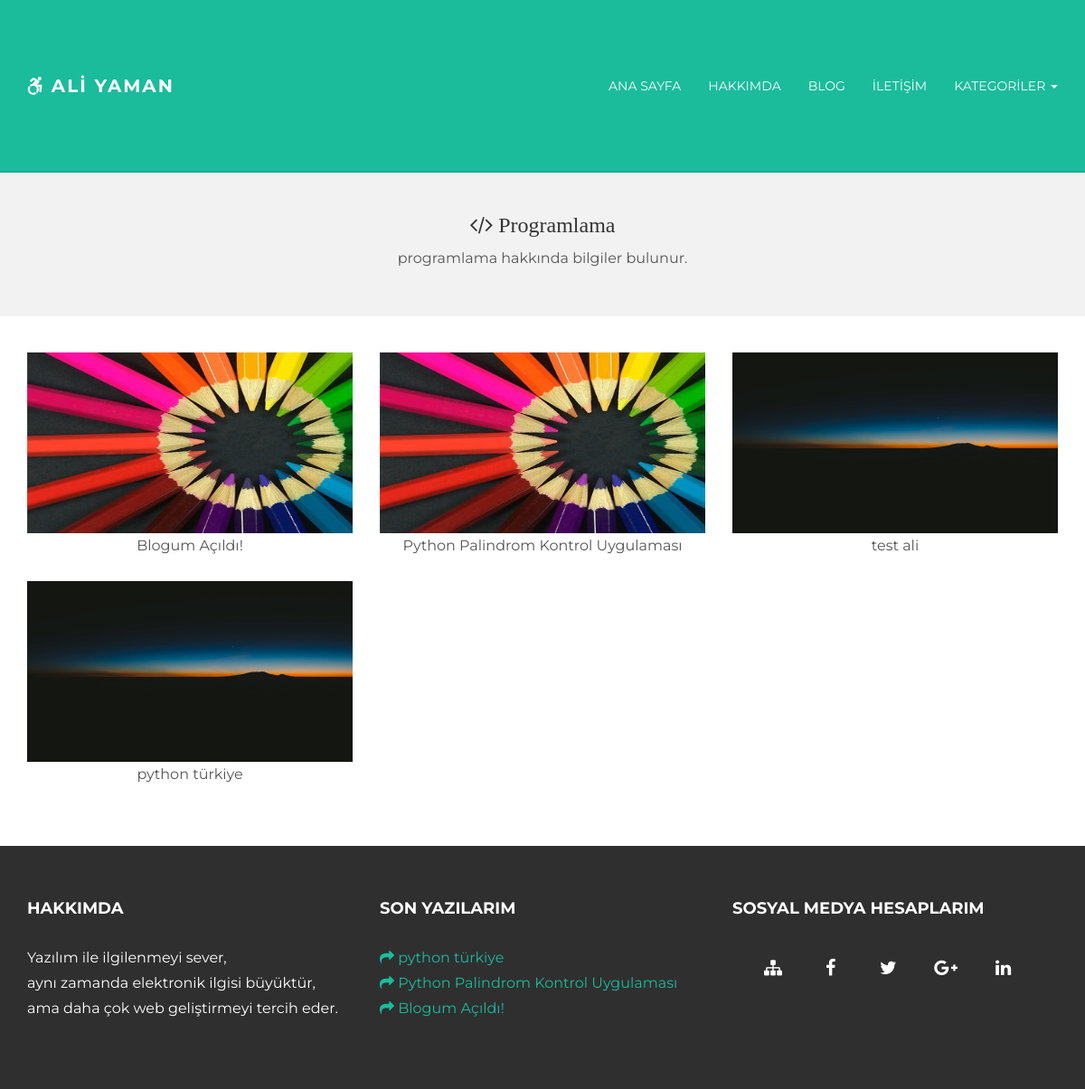
The app's page /kategori/Programlama/ with its own data.
### Blog/models.py (models this page shows, shortened)
class category(models.Model):
    category_name = models.CharField(max_length=50,null=True)
    category_keywords = models.CharField(max_length=500,null=True)
    category_description = models.CharField(max_length=500,null=True)
    category_icon = models.CharField(max_length=100,null=True)
    class Meta:
        verbose_name_plural = "Kategoriler"

class post(models.Model):
    title = models.CharField(max_length=500,null=True)
    time = models.DateField(null=True)
    content = RichTextField(null=True)
    keywords = models.CharField(max_length=500,null=True)
    description = models.CharField(max_length=500,null=True)
    image = models.ImageField(upload_to='blog_img',null=True)
    category_list = models.ForeignKey(category,null=True)
    seo_url = models.CharField(max_length=500,null=True)
    class Meta:
        verbose_name_plural = "Blog Yaz"

### Blog/views.py (the view)
# urls.py: url(r'^kategori/(?P<category_names>\w+)/$', category_view, name='category_view'),
def category_view(request, category_names):
    last_db = post.objects.order_by('?')[:3]
    category_db_list = category.objects.all()
    category_db = category.objects.filter(category_name=str(category_names))
    post_db = post.objects.filter(category_list__category_name=category_names)
    return render(request, 'category.html', {
        'last_db': last_db,
        'category_db_list': category_db_list,
        'category_db': category_db,
        'post_db': get_list_or_404(post_db),
        'category_names':category_names
    })

### templates/category.html (shortened to what this page needs)
{% extends 'base.html' %}
{% load static %}
{% block category %}
<li class="dropdown">
          <a href="#" data-toggle="dropdown" role="button" aria-haspopup="true" aria-expanded="false">Kategoriler <span class="caret"></span></a>
        </li>
{% endblock %}
{% block content %}
    {% for i in category_db %}
	<div id="ww">
	    <div class="container">
			<div class="row">
				<div class="col-lg-8 col-lg-offset-2 centered">
					<h3><i class="{{ i.category_icon }}" aria-hidden="true"> {{ i.category_name }}</i></h3>
                        <p>{{ i.category_description }}</p>
				</div>
			</div>
	    </div>
	</div>
    {% endfor %}
    {% if post_db %}
        <div class="container pt">
        <div class="row mt centered">
            {% for i in post_db %}
			<div class="col-lg-4">
				<a class="zoom green" href="/makale/{{ i.seo_url }}"><img width="500" height="200" src="http://127.0.0.1:8000/media/{{ i.image }}" alt="" /></a>
				<p>{{ i.title }}</p>
			</div>
            {% endfor %}
    {% endif %}
		</div>
	</div>
{% endblock %}
{% block last_content %}
    {% for i in last_db %}
<a href="/makale/{{ i.seo_url }}"><i class="fa fa-share" aria-hidden="true"></i> {{ i.title }}</a><br/>
    {% endfor %}
{% endblock %}

### static/css/main.css (style rules this page uses)
body { background-color: #ffffff; font-family: 'Montserrat', sans-serif; font-weight: 400; font-size: 14px; color: #555; -webkit-font-smoothing: antialiased; -webkit-overflow-scrolling: touch; }
h1, h2, h3, h4, h5, h6 { font-family: 'Montserrat', sans-serif; font-weight: 700; color: #333; }
p { line-height: 28px; margin-bottom: 25px; font-size: 16px; }
.centered { text-align: center; }
a { color: #1abc9c; word-wrap: break-word; -webkit-transition: color 0.1s ease-in, background 0.1s ease-in; -moz-transition: color 0.1s ease-in, background 0.1s ease-in; -ms-transition: color 0.1s ease-in, background 0.1s ease-in; -o-transition: color 0.1s ease-in, background 0.1s ease-in; transition: color 0.1s ease-in, background 0.1s ease-in; }
a:before, a:after { -webkit-transition: color 0.1s ease-in, background 0.1s ease-in; -moz-transition: color 0.1s ease-in, background 0.1s ease-in; -ms-transition: color 0.1s ease-in, background 0.1s ease-in; -o-transition: color 0.1s ease-in, background 0.1s ease-in; transition: color 0.1s ease-in, background 0.1s ease-in; }
.navbar-inverse .navbar-nav > li > a { color: white; }
.mt { margin-top: 40px; margin-bottom: 40px; }
.pt { padding-top: 0px; padding-bottom: 0px; }
#ww { padding-top: 25px; padding-bottom: 25px; background-color: #f2f2f2; }
.zoom { display:block; position:relative; overflow:hidden; background:transparent url(../img/loader.gif) no-repeat center; }

### records on screen
category: category_name "Programlama", category_description "programlama hakkında bilgiler bulunur."
post: image (picture), title "Blogum Açıldı!"
post: image (picture), title "Python Palindrom Kontrol Uygulaması"
post: image (picture), title "test ali"
post: image (picture), title "python türkiye"
